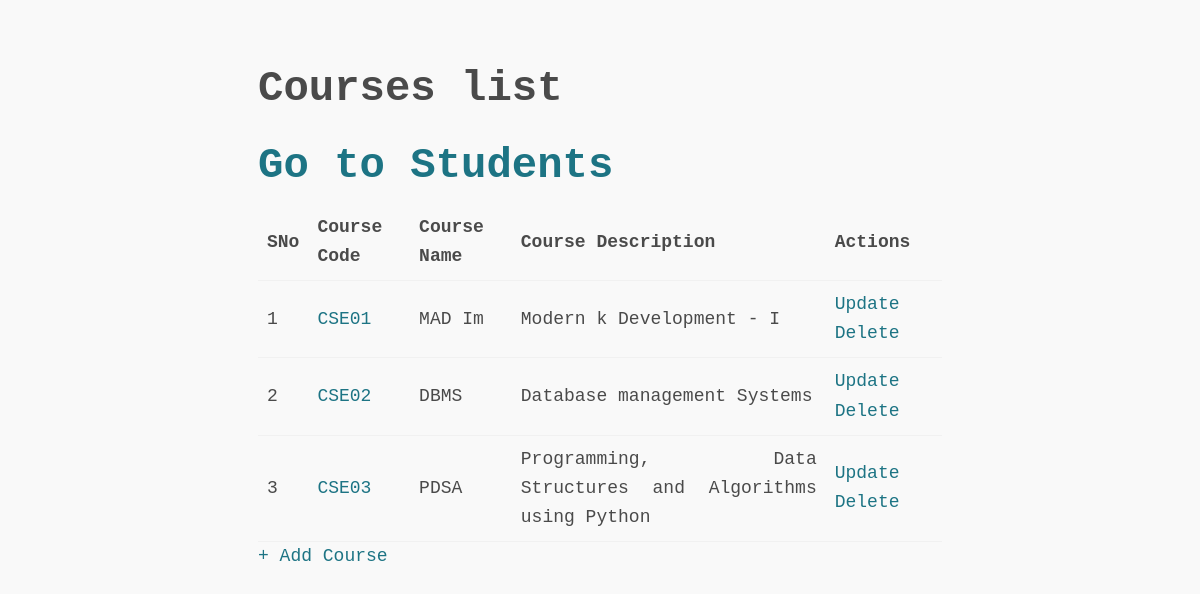
Screenshot of /courses with the database file from the repository.
### app.py (models this page shows)
class Course(db.Model):
  __tablename__ = "course"
  course_id = db.Column(db.Integer, primary_key=True, autoincrement=True)
  course_code = db.Column(db.String, unique=True, nullable=False)
  course_name = db.Column(db.String, nullable=False)
  course_description = db.Column(db.String)
  students = db.relationship("Student", secondary='enrollments', back_populates="enrollments")

### app.py (the view)
@app.route("/courses", methods=['GET'])
def list_courses():
  return _list_courses()

### app.py (called while the page is built)
def _list_courses():
  courses = db.session.query(Course).all()
  return render_template('courses.html', courses=courses)

### templates/courses.html (shortened to what this page needs)
{% extends "base.html" %}
{% block main %}
<div>
  <div>
    <h1>Courses list</h1>
    <h1><a href="{{ url_for('list_students') }}">Go to Students</a></h1>
    {% if courses|length > 0 %}
    <table id="all-courses">
      <tr>
        <th>SNo</th>
        <th>Course Code</th>
        <th>Course Name</th>
        <th>Course Description</th>
        <th>Actions</th>
      </tr>
      {% for course in courses %}
      <tr>
        <td>{{ loop.index }}</td>
        <td><a href="{{ url_for('show_course_details', course_id=course.course_id) }}">{{ course.course_code }}</a></td>
        <td>{{ course.course_name }}</td>
        <td>{{ course.course_description }}</td>
        <td>
          <a href="{{ url_for('show_update_course', course_id=course.course_id) }}" type="button">Update</a>
          <a href="{{ url_for('delete_course', course_id=course.course_id) }}" type="button">Delete</a>
        </td>
      </tr>
      {% endfor %}
    </table>
    {% else %}
    No courses found. Add the courses now!
    {% endif %}
  </div>
  <div>
    <a href="{{ url_for('show_create_course') }}">+ Add Course</a>
  </div>
</div>
{% endblock %}

### templates/base.html (shortened to what this page needs)
<!DOCTYPE html>
<html lang="en">
<head>
  <link rel="stylesheet" type="text/css" href="{{ url_for('static', filename='sakura.css') }}">
</head>
<body>
  {% block main %}{% endblock %}
</body>
</html>

### static/sakura.css (style rules this page uses)
html { font-size: 62.5%; font-family: -apple-system, BlinkMacSystemFont, "Segoe UI", Roboto, "Helvetica Neue", Arial, "Noto Sans", sans-serif; }
body { font-size: 1.8rem; line-height: 1.618; max-width: 38em; margin: auto; color: #4a4a4a; background-color: #f9f9f9; padding: 13px; }
h1, h2, h3, h4, h5, h6 { line-height: 1.1; font-family: -apple-system, BlinkMacSystemFont, "Segoe UI", Roboto, "Helvetica Neue", Arial, "Noto Sans", sans-serif; font-weight: 700; margin-top: 3rem; margin-bottom: 1.5rem; overflow-wrap: break-word; word-wrap: break-word; -ms-word-break: break-all; word-break: break-word; }
h1 { font-size: 2.35em; }
a { text-decoration: none; color: #1d7484; }
table { text-align: justify; width: 100%; border-collapse: collapse; }
td, th { padding: 0.5em; border-bottom: 1px solid #f1f1f1; }

### templates/base.html (style rules this page uses)
body { padding-top: 2em; }
* { font-family:'Courier New', Courier, monospace !important; }

### rows the page displays
Course: course_code "CSE01", course_name "MAD Im", course_description "Modern k Development - I"
Course: course_code "CSE02", course_name "DBMS", course_description "Database management Systems"
Course: course_code "CSE03", course_name "PDSA", course_description "Programming, Data Structures and Algorithms using Python"
